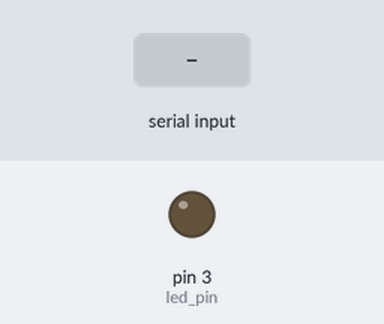
Recording of a sketch running on a simulated Arduino Uno, built with avr-gcc and run on an emulated ATmega328P. Parts: output pins drawn as LEDs (lit = HIGH). Inputs (shaded band) come from the test bench.

Above: at 1.2 s.
1.3 s: "y" received over Serial
At 2.5 s:
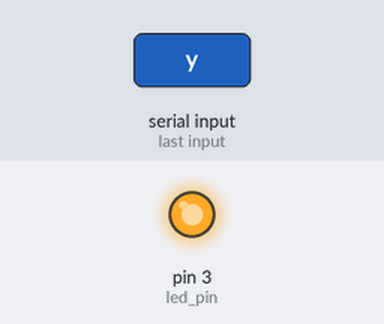
2.8 s: "n" received over Serial
At 3.6 s:
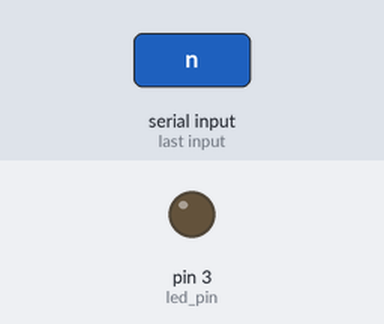
Timing chart, 0 to 5.8 s (numbered marks = the images above; inputs shaded):
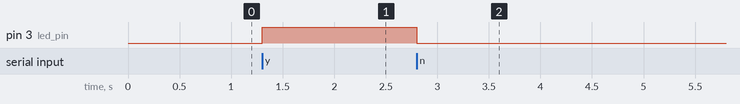

The sketch:

pl2.ino
```cpp
#define led_pin 3
#define sensor_pin A2

void setup() {
  Serial.begin(9600);
  pinMode(led_pin, OUTPUT);
}

void loop() {

  if(Serial.available() > 0){ //
    char message = Serial.read();

    if (message == 'y'){
      digitalWrite(led_pin, HIGH);
    }
    else if (message == 'n'){
      digitalWrite(led_pin, LOW);
    }
    else if (message == 's'){
      int val = analogRead(sensor_pin);
      val = map(val, 0, 1023, 100, 999);
      Serial.print(val);
    }
    else{
      Serial.println("ERROR");
    }
  }


}
```

Measured:
- after the input at 1.3 s, pin 3 (led_pin): LOW → HIGH at once
- after the input at 2.8 s, pin 3 (led_pin): HIGH → LOW at once
